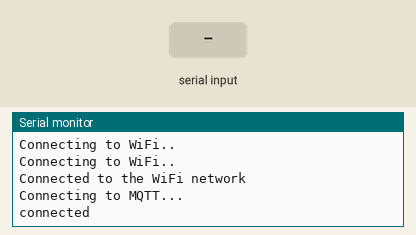
Recording of a sketch running on a simulated ESP8266 (NodeMCU). Shown: the last lines printed to the serial monitor. The test bench sets the inputs (shaded band). WiFi joins after 1.5 s; servers stay silent unless stated; no MQTT or app messages arrive unless stated.

Above: at 2.9 s.
3.0 s: "1" received over Serial
6.0 s: "0" received over Serial
At 6.0 s:
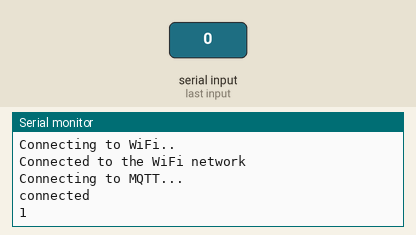
7.5 s: "2" received over Serial
At 9.9 s:
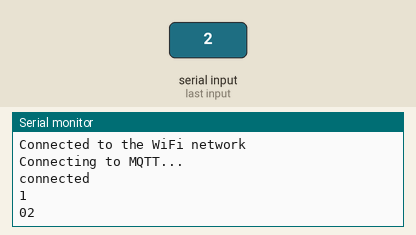

Measured:
- after the input at 7.5 s, the serial monitor: prints a new line after 1.4 s (image 2)

The sketch:

sketch_mar22a.ino
```cpp
#include <ESP8266WiFi.h>
#include <PubSubClient.h>

const char* ssid = "JARVIS";
const char* password =  "eystbots";
const char* mqttServer = "";
const int mqttPort = 1883;
const char* mqttUser = "evotsis";
const char* mqttPassword = "";
char mystr[30]; //Initialized variable to store recieved data

int resetPin = 7;

WiFiClient espClient;
PubSubClient client(espClient);

void setup() {
  digitalWrite(resetPin,HIGH);
  delay(200);
  pinMode(resetPin,OUTPUT);
  Serial.begin(9600);

  WiFi.begin(ssid, password);

  while (WiFi.status() != WL_CONNECTED) {
    delay(500);
    Serial.println("Connecting to WiFi..");
  }
  Serial.println("Connected to the WiFi network");

  client.setServer(mqttServer, mqttPort);
  client.setCallback(callback);

  while (!client.connected()) {
    Serial.println("Connecting to MQTT...");

    if (client.connect("ESP8266Client", mqttUser, mqttPassword )) {

      Serial.println("connected");

    } else {

      Serial.print("failed with state ");
      Serial.print(client.state());
      delay(2000);

    }
  }

  client.publish("test", "Hello from ESP8266");
  client.subscribe("test");

}

void callback(char* topic, byte* payload, unsigned int length) {

  Serial.print("Message arrived in topic: ");
  Serial.println(topic);

  Serial.print("Message:");
  for (int i = 0; i < length; i++) {
    Serial.print((char)payload[i]);
  }

  Serial.println();
  Serial.println("-----------------------");

}

void loop() {
  if (client.connect("ESP8266Client", mqttUser, mqttPassword )) {

      Serial.readBytes(mystr,20); //Read the serial data and store in var
      Serial.println(mystr);
      client.publish("test", mystr);
      delay(2000);

    }

    else {
      digitalWrite(resetPin,LOW);
      delay(2000);
    }
}
```
